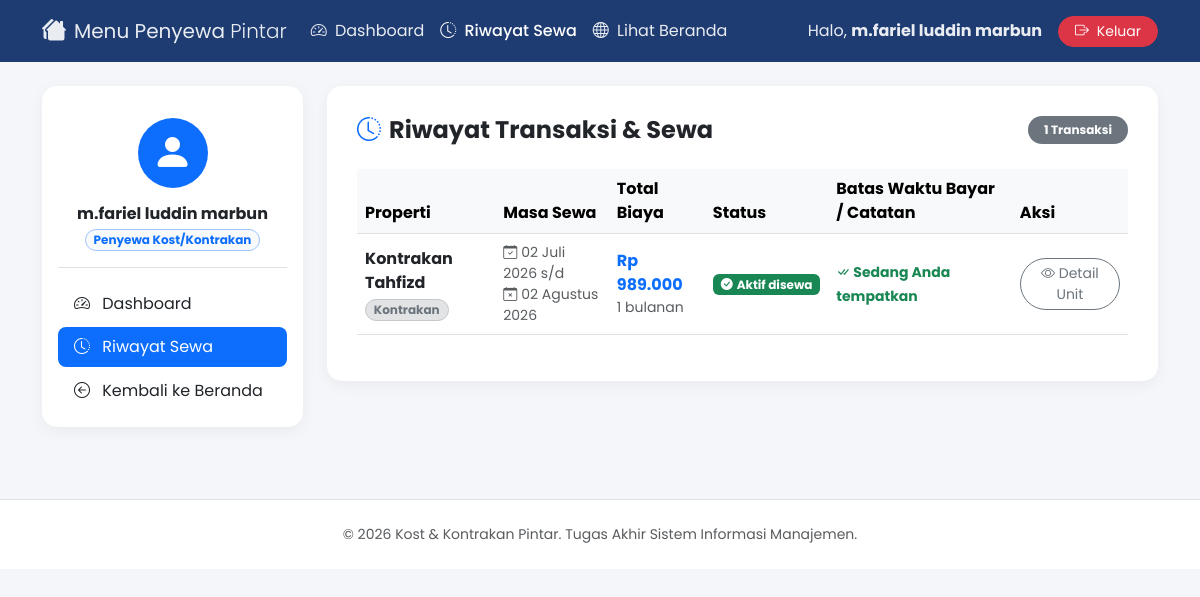
Screenshot of /penyewa/riwayat_sewa.php (signed in) with the database file from the repository.
### tables this page shows
CREATE TABLE `sewa` (
  `id_sewa` int(11) NOT NULL,
  `id_pengguna` int(11) NOT NULL,
  `id_properti` int(11) NOT NULL,
  `jenis_durasi` enum('harian','bulanan','tahunan') NOT NULL,
  `jumlah_durasi` int(11) NOT NULL,
  `tanggal_mulai` date NOT NULL,
  `tanggal_selesai` date NOT NULL,
  `total_tagihan` decimal(10,2) NOT NULL,
  `batas_pembayaran` datetime NOT NULL,
  `status_sewa` enum('menunggu_pembayaran','proses_verifikasi','aktif','selesai','dibatalkan') NOT NULL DEFAULT 'menunggu_pembayaran',
  `tanggal_booking` timestamp NOT NULL DEFAULT current_timestamp()
);

CREATE TABLE `properti` (
  `id_properti` int(11) NOT NULL,
  `nama_properti` varchar(100) NOT NULL,
  `tipe` enum('kost','kontrakan') NOT NULL,
  `deskripsi` text NOT NULL,
  `harga_harian` decimal(10,2) DEFAULT NULL,
  `harga_bulanan` decimal(10,2) DEFAULT NULL,
  `harga_tahunan` decimal(10,2) DEFAULT NULL,
  `status_ketersediaan` enum('tersedia','terisi') NOT NULL DEFAULT 'tersedia',
  `foto` varchar(255) NOT NULL,
  `tanggal_input` timestamp NOT NULL DEFAULT current_timestamp()
);

### konfigurasi/fungsi.php (called while the page is built, shortened)
<?php
function formatRupiah($angka) {
    return "Rp " . number_format($angka, 0, ',', '.');
}
function tanggalIndo($tanggal) {
    $bulanIndo = [
        1 => 'Januari', 'Februari', 'Maret', 'April', 'Mei', 'Juni',
        'Juli', 'Agustus', 'September', 'Oktober', 'November', 'Desember'
    ];
    $split = explode('-', date('Y-m-d', strtotime($tanggal)));
    return $split[2] . ' ' . $bulanIndo[(int)$split[1]] . ' ' . $split[0];
}
?>

### penyewa/riwayat_sewa.php (the view, shortened to what this page needs)
<?php
require_once __DIR__ . '/layout/header.php';
$queryRiwayat = $koneksi->prepare("
    SELECT s.*, p.nama_properti, p.tipe
    FROM sewa s
    JOIN properti p ON s.id_properti = p.id_properti
    WHERE s.id_pengguna = :id
    ORDER BY s.id_sewa DESC
");
$queryRiwayat->execute([':id' => $id_pengguna_aktif]);
$daftarRiwayat = $queryRiwayat->fetchAll();
?>
<div class="card content-card">
    <div class="d-flex justify-content-between align-items-center mb-4">
        <h4 class="fw-bold text-dark mb-0"><i class="bi bi-clock-history text-primary me-2"></i>Riwayat Transaksi & Sewa</h4>
        <span class="badge bg-secondary px-3 py-2 rounded-pill"><?= count($daftarRiwayat); ?> Transaksi</span>
    </div>
    <?php if (count($daftarRiwayat) > 0): ?>
        <div class="table-responsive">
            <table class="table table-hover align-middle">
                <thead class="table-light">
                    <tr>
                        <th>Properti</th>
                        <th>Masa Sewa</th>
                        <th>Total Biaya</th>
                        <th>Status</th>
                        <th>Batas Waktu Bayar / Catatan</th>
                        <th>Aksi</th>
                    </tr>
                </thead>
                <tbody>
                    <?php foreach ($daftarRiwayat as $item): ?>
                        <tr>
                            <td>
                                <strong class="text-dark d-block"><?= htmlspecialchars($item['nama_properti']); ?></strong>
                                <span class="badge bg-secondary-subtle text-secondary border border-secondary-subtle rounded-pill text-capitalize small mt-1">
                                    <?= htmlspecialchars($item['tipe']); ?>
                                </span>
                            </td>
                            <td>
                                <div class="small">
                                    <span class="text-muted"><i class="bi bi-calendar-check me-1"></i><?= tanggalIndo($item['tanggal_mulai']); ?> s/d</span><br>
                                    <span class="text-muted"><i class="bi bi-calendar-x me-1"></i><?= tanggalIndo($item['tanggal_selesai']); ?></span>
                                </div>
                            </td>
                            <td>
                                <strong class="text-primary"><?= formatRupiah($item['total_tagihan']); ?></strong>
                                <span class="text-muted d-block small"><?= $item['jumlah_durasi'] . ' ' . $item['jenis_durasi']; ?></span>
                            </td>
                            <td>
                                <?php if ($item['status_sewa'] === 'menunggu_pembayaran'): ?>
                                    <span class="badge bg-warning text-dark"><i class="bi bi-hourglass-split me-1"></i>Menunggu Pembayaran</span>
                                <?php elseif ($item['status_sewa'] === 'proses_verifikasi'): ?>
                                    <span class="badge bg-info text-white"><i class="bi bi-shield-fill-exclamation me-1"></i>Verifikasi Admin</span>
                                <?php elseif ($item['status_sewa'] === 'aktif'): ?>
                                    <span class="badge bg-success text-white"><i class="bi bi-check-circle-fill me-1"></i>Aktif disewa</span>
                                <?php elseif ($item['status_sewa'] === 'selesai'): ?>
                                    <span class="badge bg-secondary text-white"><i class="bi bi-flag-fill me-1"></i>Selesai</span>
                                <?php elseif ($item['status_sewa'] === 'dibatalkan'): ?>
                                    <span class="badge bg-danger text-white"><i class="bi bi-x-circle-fill me-1"></i>Dibatalkan / Kadaluarsa</span>
                                <?php endif; ?>
                            </td>
                            <td>
                                <?php if ($item['status_sewa'] === 'menunggu_pembayaran'): ?>
                                    <div class="small text-danger fw-medium">
                                        <i class="bi bi-exclamation-triangle-fill"></i> Batas Akhir:<br>
                                        <?= tanggalWaktuIndo($item['batas_pembayaran']); ?>
                                        <div class="mt-1 text-secondary small bg-light p-1 rounded countdown-timer" data-deadline="<?= $item['batas_pembayaran']; ?>">
                                            Memuat sisa waktu...
                                        </div>
                                    </div>
                                <?php elseif ($item['status_sewa'] === 'proses_verifikasi'): ?>
                                    <span class="small text-muted">Bukti transfer sudah diunggah. Menunggu approval admin.</span>
                                <?php elseif ($item['status_sewa'] === 'aktif'): ?>
                                    <span class="small text-success fw-bold"><i class="bi bi-check-all"></i> Sedang Anda tempatkan</span>
                                <?php else: ?>
                                    <span class="small text-muted">-</span>
                                <?php endif; ?>
                            </td>
                            <td>
                                <?php if ($item['status_sewa'] === 'menunggu_pembayaran'): ?>
                                    <a href="bayar.php?id=<?= $item['id_sewa']; ?>" class="btn btn-primary btn-sm rounded-pill px-3"><i class="bi bi-upload"></i> Bayar Sekarang</a>
                                <?php else: ?>
                                    <a href="../detail.php?id=<?= $item['id_properti']; ?>" class="btn btn-outline-secondary btn-sm rounded-pill px-3"><i class="bi bi-eye"></i> Detail Unit</a>
                                <?php endif; ?>
                            </td>
                        </tr>
                    <?php endforeach; ?>
                </tbody>
            </table>
        </div>
    <?php endif; ?>
</div>
<?php
require_once __DIR__ . '/layout/footer.php';
?>

### penyewa/layout/header.php (style rules this page uses)
body { font-family: 'Poppins', sans-serif; background-color: #f4f6f9; }
.content-card { background: white; border-radius: 15px; box-shadow: 0 4px 15px rgba(0,0,0,0.05); border: none; padding: 30px; }

### rows the page displays
sewa: id_properti.nama_properti "Kontrakan Tahfizd", id_properti.tipe "Kontrakan", tanggal_mulai "02 Juli 2026", tanggal_selesai "02 Agustus 2026", total_tagihan "Rp 989.000", jumlah_durasi "1", jenis_durasi "bulanan", status_sewa "aktif" (drawn)

### other values shown
$_SESSION['nama_lengkap'] "m.fariel luddin marbun"
count($daftarRiwayat) "1"
